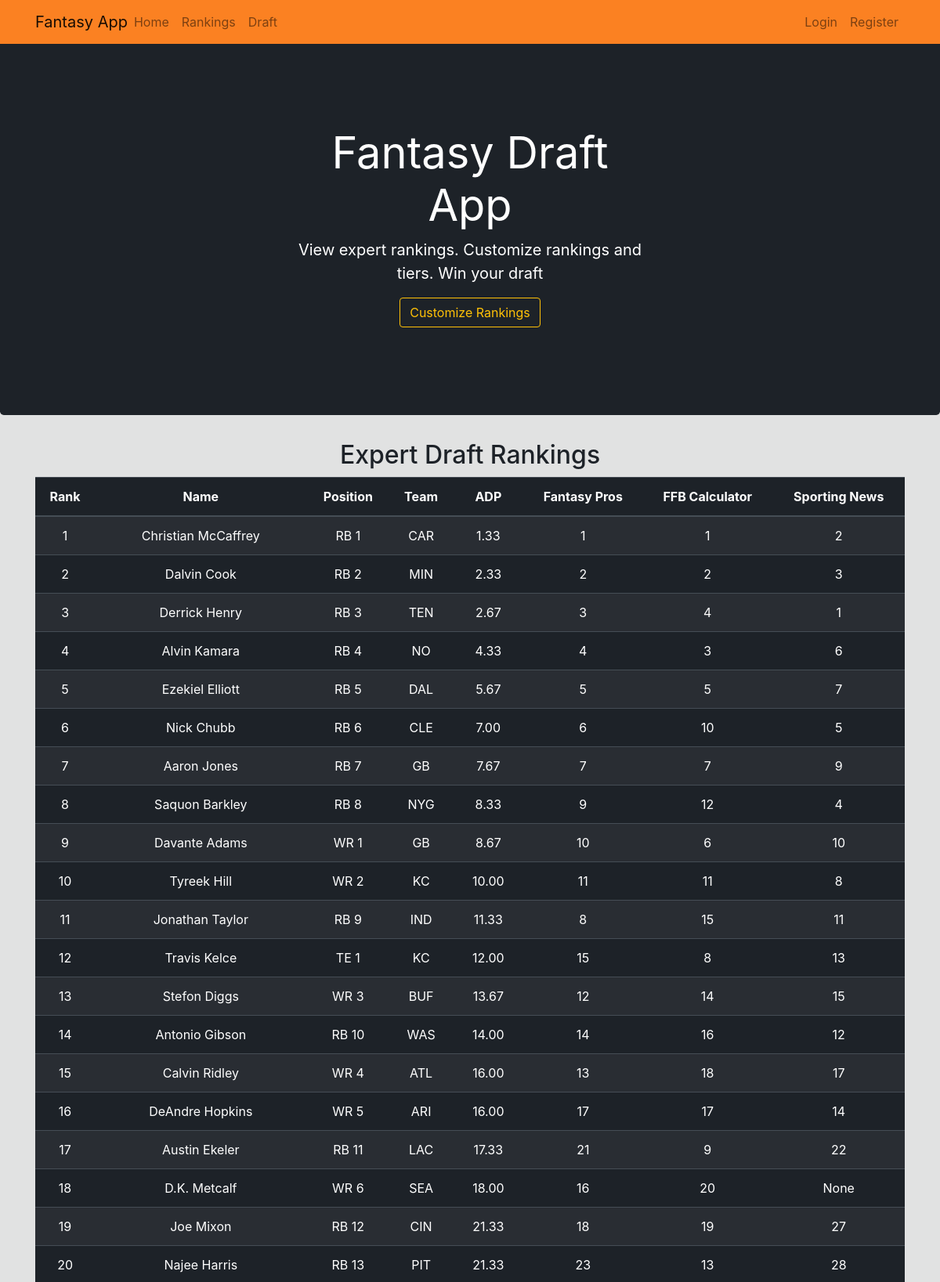
The page /home (upper part) on the database its author committed.
### website/models.py (models this page shows, shortened)
class Player(db.Model):
    id = db.Column(db.Integer(), primary_key=True)
    rank = db.Column(db.Integer())
    name = db.Column(db.String(length=40), nullable=False, unique=True)
    position = db.Column(db.String(length=3), nullable=False)
    team = db.Column(db.String(length=4))
    adp = db.Column(db.DECIMAL(3,2))
    fp_rank = db.Column(db.Integer())
    ffb_calc_rank = db.Column(db.Integer())
    sport_news_rank = db.Column(db.Integer())
    position_rank = db.Column(db.Integer())

### website/routes.py (the view)
@app.route('/')
@app.route('/home')
def home_page():
    players = Player.query.order_by('rank').all()
    return render_template('home.html', players=players)

### website/templates/home.html (shortened to what this page needs)
{% extends 'base.html' %}
{% block content %}
  <div class="jumbotron text-center" style="color:white; background-color:#1D2228;">
      <div class="col-md-5 mx-auto my-5">
          <h1 class="display-4 font-weight-normal" style="color: white">Fantasy Draft App</h1>
          <p class="lead font-weight-normal">View expert rankings. Customize rankings and tiers. Win your draft</p>
          <a class="btn btn-outline-warning" href="{{ url_for('rankings_page') }}">Customize Rankings</a>
      </div>
  </div>
  <div class="container">
    <h2 class="text-center">Expert Draft Rankings</h2>
    <table class="table table-hover table-dark table-striped overflow-hidden" style="background-color: #1D2228; color:white">
      <thead>
          <tr>
              <th scope="col" class="text-center">Rank</th>
              <th scope="col" class="text-center">Name</th>
              <th scope="col" class="text-center">Position</th>
              <th scope="col" class="text-center">Team</th>
              <th scope="col" class="text-center">ADP</th>
              <th scope="col" class="text-center">Fantasy Pros</th>
              <th scope="col" class="text-center">FFB Calculator</th>
              <th scope="col" class="text-center">Sporting News</th>
          </tr>
      </thead>
      <tbody>
          {% for player in players %}
              <tr>
                  <td class="text-center">{{ player.rank }}</td>
                  <td class="text-center">{{ player.name }}</td>
                  <td class="text-center">{{ player.position }} {{ player.position_rank }}</td>
                  <td class="text-center">{{ player.team }}</td>
                  <td class="text-center">{{ player.adp }}</td>
                  <td class="text-center">{{ player.fp_rank }}</td>
                  <td class="text-center">{{ player.ffb_calc_rank }}</td>
                  <td class="text-center">{{ player.sport_news_rank }}</td>
              </tr>
          {% endfor %}
      </tbody>
    </table>
  </div>
{% endblock %}

### website/templates/base.html (shortened to what this page needs)
<!doctype html>
<html lang="en">
	<head>
		<link rel="stylesheet" href="https://cdn.jsdelivr.net/npm/bootstrap@4.5.3/dist/css/bootstrap.min.css">
	</head>
	<body style="background-color: #E1E2E2; color:  #1D2228; padding: 50px 0px 0px 0px; z-index: 0;">
		<nav id="navbar" class="mb-5 navbar navbar-expand-sm navbar-light fixed-top" style="background-color: #FB8122;">
			<div class="container">
				<a class="navbar-brand mr-auto" href="{{ url_for('home_page') }}">Fantasy App</a>
				<div class="collapse navbar-collapse" id="navbarNav">
					<ul class="navbar-nav mr-auto">
						<li class="nav-item">
							<a class="nav-link" href="{{ url_for('home_page') }}">Home <span class="sr-only">(current)</span></a>
						</li>
						<li class="nav-item">
							<a class="nav-link" href="{{ url_for('rankings_page') }}">Rankings</a>
						</li>
						<li class="nav-item">
							<a class="nav-link" href="{{ url_for('draft_page') }}">Draft</a>
						</li>
					</ul>
					{% if current_user.is_authenticated %}
					<ul class="navbar-nav">
						<li class="nav-item">
							<a class="nav-link">
								<i class="fas fa-football-ball"></i>
							</a>
						</li>
						<li class="nav-item">
							<a class="nav-link">Welcome, {{ current_user.username }}</a>
						</li>
						<li class="nav-item">
							<a class="nav-link" href="{{ url_for('logout_page') }}">Logout</a>
						</li>
					</ul>
					{% else %}
					<ul class="navbar-nav">
						<li class="nav-item">
							<a class="nav-link" href="{{ url_for('login_page') }}">Login</a>
						</li>
						<li class="nav-item">
							<a class="nav-link" href="{{ url_for('register_page') }}">Register</a>
						</li>
					</ul>
				</div>
				{% endif %}
			</div>
		</nav>
	{% block content %}
	{% endblock %}
</body>
</html>

### website/templates/base.html (style rules this page uses)
label, h1, h6 { color: #1D2228; }

### rows shown on the page
Player: rank "1", name "Christian McCaffrey", position "RB", position_rank "1", team "CAR", adp "1.33", fp_rank "1", ffb_calc_rank "1", sport_news_rank "2"
Player: rank "2", name "Dalvin Cook", position "RB", position_rank "2", team "MIN", adp "2.33", fp_rank "2", ffb_calc_rank "2", sport_news_rank "3"
Player: rank "3", name "Derrick Henry", position "RB", position_rank "3", team "TEN", adp "2.67", fp_rank "3", ffb_calc_rank "4", sport_news_rank "1"
Player: rank "4", name "Alvin Kamara", position "RB", position_rank "4", team "NO", adp "4.33", fp_rank "4", ffb_calc_rank "3", sport_news_rank "6"
Player: rank "5", name "Ezekiel Elliott", position "RB", position_rank "5", team "DAL", adp "5.67", fp_rank "5", ffb_calc_rank "5", sport_news_rank "7"
Player: rank "6", name "Nick Chubb", position "RB", position_rank "6", team "CLE", adp "7.00", fp_rank "6", ffb_calc_rank "10", sport_news_rank "5"
Player: rank "7", name "Aaron Jones", position "RB", position_rank "7", team "GB", adp "7.67", fp_rank "7", ffb_calc_rank "7", sport_news_rank "9"
Player: rank "8", name "Saquon Barkley", position "RB", position_rank "8", team "NYG", adp "8.33", fp_rank "9", ffb_calc_rank "12", sport_news_rank "4"
Player: rank "9", name "Davante Adams", position "WR", position_rank "1", team "GB", adp "8.67", fp_rank "10", ffb_calc_rank "6", sport_news_rank "10"
Player: rank "10", name "Tyreek Hill", position "WR", position_rank "2", team "KC", adp "10.00", fp_rank "11", ffb_calc_rank "11", sport_news_rank "8"
Player: rank "11", name "Jonathan Taylor", position "RB", position_rank "9", team "IND", adp "11.33", fp_rank "8", ffb_calc_rank "15", sport_news_rank "11"
Player: rank "12", name "Travis Kelce", position "TE", position_rank "1", team "KC", adp "12.00", fp_rank "15", ffb_calc_rank "8", sport_news_rank "13"
Player: rank "13", name "Stefon Diggs", position "WR", position_rank "3", team "BUF", adp "13.67", fp_rank "12", ffb_calc_rank "14", sport_news_rank "15"
Player: rank "14", name "Antonio Gibson", position "RB", position_rank "10", team "WAS", adp "14.00", fp_rank "14", ffb_calc_rank "16", sport_news_rank "12"
Player: rank "15", name "Calvin Ridley", position "WR", position_rank "4", team "ATL", adp "16.00", fp_rank "13", ffb_calc_rank "18", sport_news_rank "17"
Player: rank "16", name "DeAndre Hopkins", position "WR", position_rank "5", team "ARI", adp "16.00", fp_rank "17", ffb_calc_rank "17", sport_news_rank "14"
Player: rank "17", name "Austin Ekeler", position "RB", position_rank "11", team "LAC", adp "17.33", fp_rank "21", ffb_calc_rank "9", sport_news_rank "22"
Player: rank "18", name "D.K. Metcalf", position "WR", position_rank "6", team "SEA", adp "18.00", fp_rank "16", ffb_calc_rank "20", sport_news_rank "None"
Player: rank "19", name "Joe Mixon", position "RB", position_rank "12", team "CIN", adp "21.33", fp_rank "18", ffb_calc_rank "19", sport_news_rank "27"
Player: rank "20", name "Najee Harris", position "RB", position_rank "13", team "PIT", adp "21.33", fp_rank "23", ffb_calc_rank "13", sport_news_rank "28"
